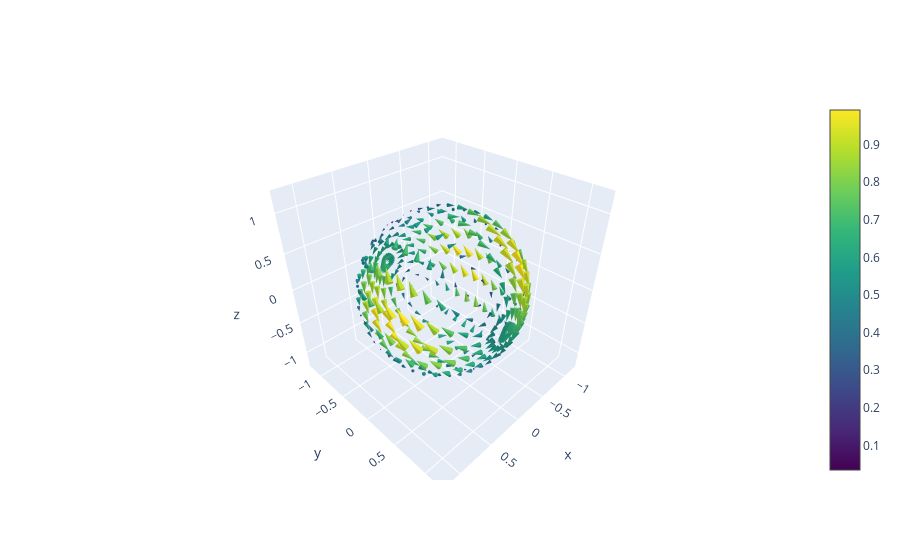

Source (notebook cell):
### Code cell
l = 2
phi_coeffs = e3nn.IrrepsArray(e3nn.s2_irreps(2)[-1], np.ones(2 * l + 1))
phi_sig = create_vector_field(phi_coeffs, basis_fn="Phi", res_beta=20, res_alpha=19)

plot_vector_field(phi_sig).show()

### Figure 1 — Plotly figure (JSON) as saved in the notebook; plotly's stock layout.template omitted (floating-point values rounded to 4 significant figures; data arrays with more than 128 entries replaced by an {"elided": "..."} marker saying what was removed)
{"data": [{"anchor": "tail", "colorscale": [[0, "#440154"], [0.1111, "#482878"], [0.2222, "#3e4989"], [0.3333, "#31688e"], [0.4444, "#26828e"], [0.5556, "#1f9e89"], [0.6667, "#35b779"], [0.7778, "#6ece58"], [0.8889, "#b5de2b"], [1, "#fde725"]], "showscale": true, "sizemode": "scaled", "sizeref": 5, "type": "cone", "u": {"elided": "380 float values"}, "v": {"elided": "380 float values"}, "w": {"elided": "380 float values"}, "x": {"elided": "380 float values"}, "y": {"elided": "380 float values"}, "z": {"elided": "380 float values"}}], "layout": {"scene": {"aspectmode": "data"}}}
